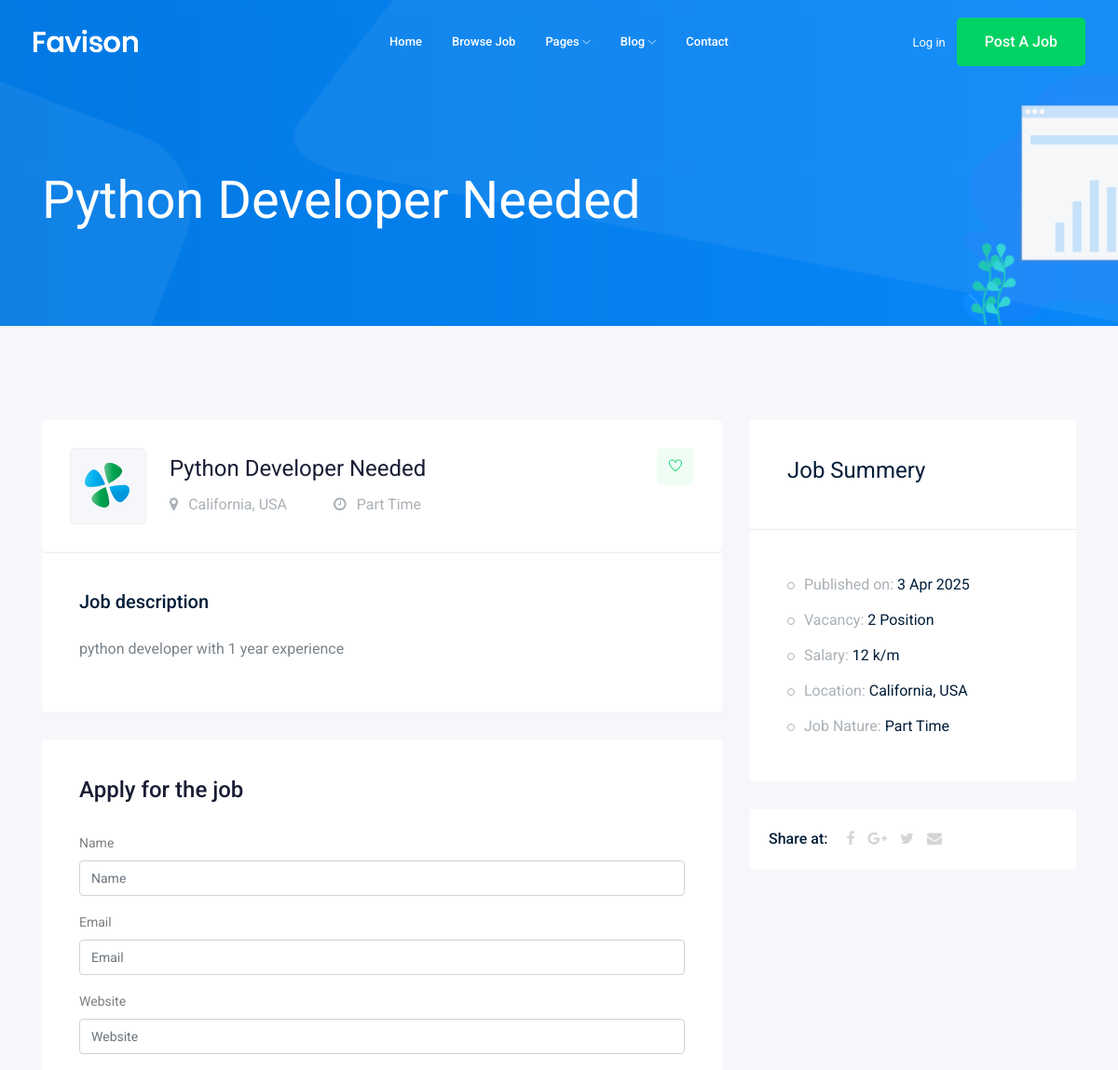
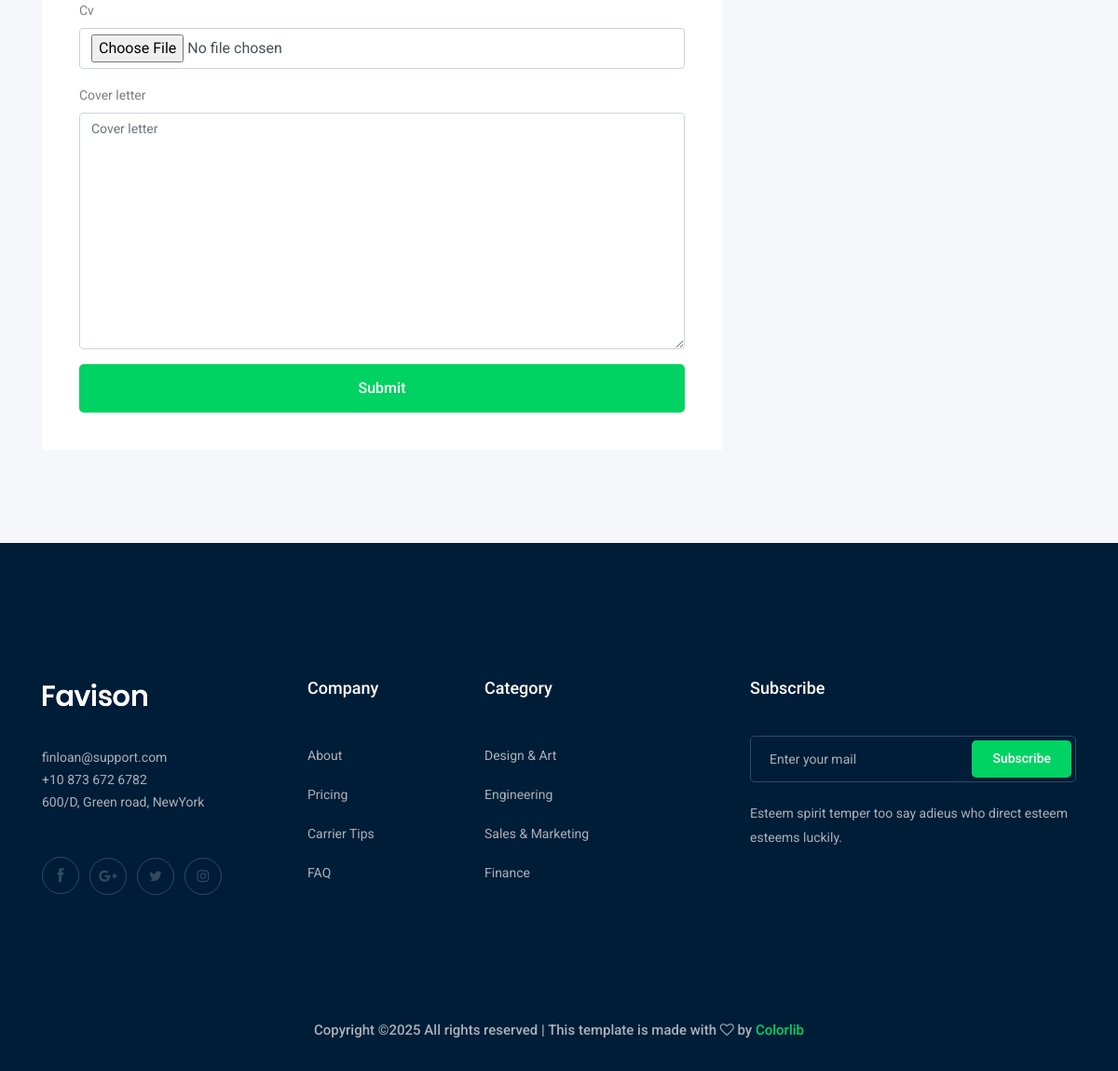
The app's page /jobs/python-developer-needed with its own data (2 pictures, top to bottom).
### job/models.py (models this page shows, shortened)
class Job(models.Model): # table
    title = models.CharField(max_length=100) # column
    job_type = models.CharField(max_length=20, choices=JOB_TYPE)
    description = models.TextField(max_length=1000)
    published_at = models.DateTimeField(auto_now=True)
    vacancy = models.IntegerField(default=1)
    salary = models.IntegerField(default=0)
    experience = models.IntegerField(default=1)
    category = models.ForeignKey('Category', on_delete=models.CASCADE)
    image = models.ImageField(upload_to=image_upload)
    slug = models.SlugField(null=True, blank=True)
    def __str__(self):
        return self.title

### job/views.py (the view)
# urls.py: path('<str:slug>', views.job_detail, name='job_detail'),
def job_detail(request, slug):
    job_detail = Job.objects.get(slug=slug)
    if request.method == 'POST':
        form = ApplyForm(request.POST, request.FILES)
        if form.is_valid():
            myform = form.save(commit=False)
            myform.job = job_detail
            myform.save()
    else:
        form = ApplyForm()
    context = {'job':job_detail, 'form':form}
    return render(request, 'job/job_detail.html', context)

### job/forms.py
class ApplyForm(forms.ModelForm):
    class Meta:
        model = Apply
        fields = ['name', 'email', 'website', 'cv', 'cover_letter']

### job/templates/job/job_detail.html (shortened to what this page needs)
{% extends 'base.html' %}
{% load bootstrap5 %}
{% block body %}
    <div class="bradcam_area bradcam_bg_1">
        <div class="container">
            <div class="row">
                <div class="col-xl-12">
                    <div class="bradcam_text">
                        <h3>{{job}}</h3>
                    </div>
                </div>
            </div>
        </div>
    </div>
    <div class="job_details_area">
        <div class="container">
            <div class="row">
                <div class="col-lg-8">
                    <div class="job_details_header">
                        <div class="single_jobs white-bg d-flex justify-content-between">
                            <div class="jobs_left d-flex align-items-center">
                                <div class="thumb">
                                    <img src="img/svg_icon/1.svg" alt="">
                                </div>
                                <div class="jobs_conetent">
                                    <a href="#"><h4>{{job}}</h4></a>
                                    <div class="links_locat d-flex align-items-center">
                                        <div class="location">
                                            <p> <i class="fa fa-map-marker"></i> California, USA</p>
                                        </div>
                                        <div class="location">
                                            <p> <i class="fa fa-clock-o"></i> {{job.job_type}}</p>
                                        </div>
                                    </div>
                                </div>
                            </div>
                            <div class="jobs_right">
                                <div class="apply_now">
                                    <a class="heart_mark" href="#"> <i class="ti-heart"></i> </a>
                                </div>
                            </div>
                        </div>
                    </div>
                    <div class="descript_wrap white-bg">
                        <div class="single_wrap">
                            <h4>Job description</h4>
                            <p>{{job.description}}</p>
                        </div>
                    </div>
                    <div class="apply_job_form white-bg">
                        <h4>Apply for the job</h4>
                        <form  method="post" enctype="multipart/form-data">
                            {% bootstrap_form form %}
                            {% buttons %}
                                <button class="boxed-btn3 w-100" type="submit">Submit</button>
                            {% endbuttons %}
                        </form>
                    </div>
                </div>
                <div class="col-lg-4">
                    <div class="job_sumary">
                        <div class="summery_header">
                            <h3>Job Summery</h3>
                        </div>
                        <div class="job_content">
                            <ul>
                                <li>Published on: <span>{{job.published_at | date:'j M Y'}}</span></li>
                                <li>Vacancy: <span>{{job.vacancy}} Position</span></li>
                                <li>Salary: <span>{{job.salary}} k/m</span></li>
                                <li>Location: <span>California, USA</span></li>
                                <li>Job Nature: <span> {{job.job_type}}</span></li>
                            </ul>
                        </div>
                    </div>
                    <div class="share_wrap d-flex">
                        <span>Share at:</span>
                        <ul>
                            <li><a href="#"> <i class="fa fa-facebook"></i></a> </li>
                            <li><a href="#"> <i class="fa fa-google-plus"></i></a> </li>
                            <li><a href="#"> <i class="fa fa-twitter"></i></a> </li>
                            <li><a href="#"> <i class="fa fa-envelope"></i></a> </li>
                        </ul>
                    </div>
                    <div class="job_location_wrap">
                        <div class="job_lok_inner">
                            <div id="map" style="height: 200px;"></div>
                          </div>
                    </div>
                </div>
            </div>
        </div>
    </div>
{% endblock body %}

### records on screen
Job: title "Python Developer Needed", job_type "Part Time", description "python developer with 1 year experience", published_at "3 Apr 2025", vacancy "2", salary "12"
